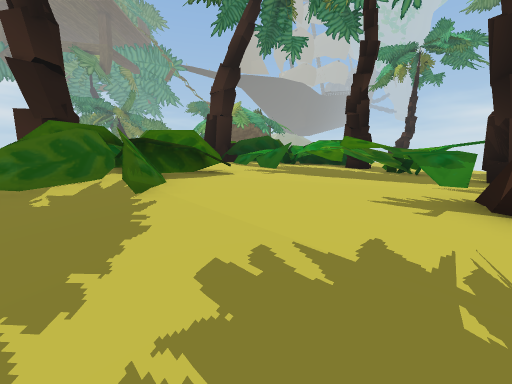
[1] (above)

24 first-person views from a walk through a 3-D level made in the Unity game engine. The camera is 1.4 m above the floor, tilts 6° down and sees 90° across. The floor is counted in squares, 1.71 m on a side. Each view is taken from the middle of a square. On the plan, view 1 faces up. The plan holds only what a view shows up to about 10 squares ahead; the rest is blank. The place goes on beyond the plan. The player character is not drawn. Some animated figures are left out.

[2]
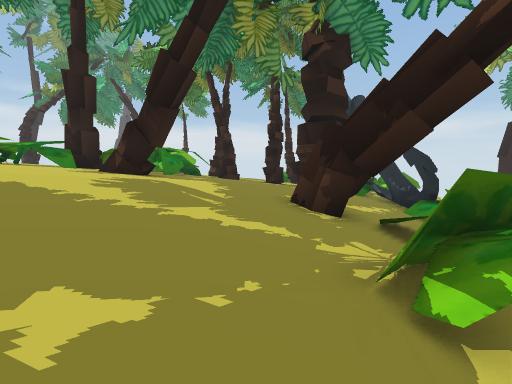

[3]
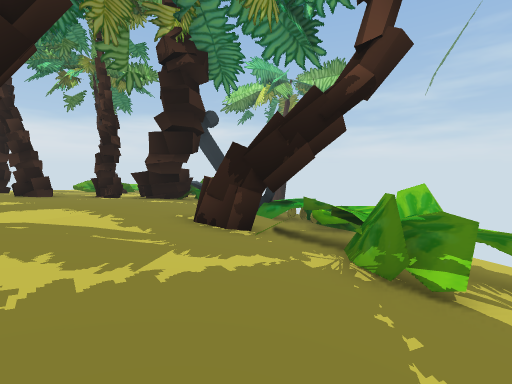

[4]
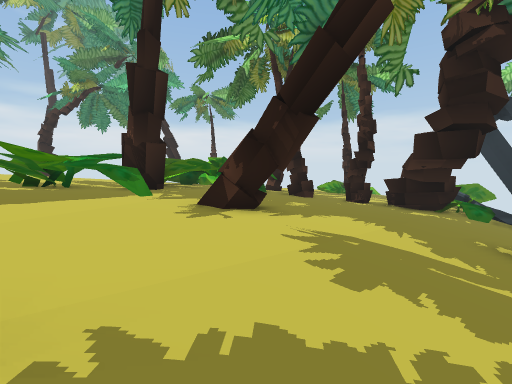

[5]
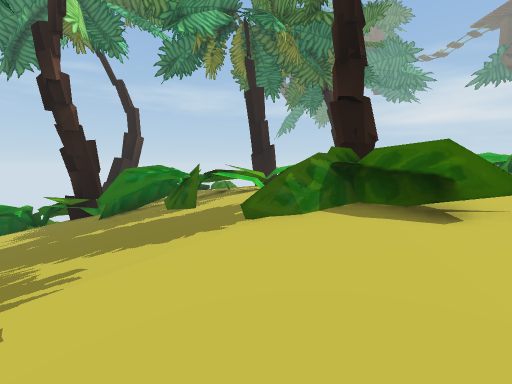

[6]
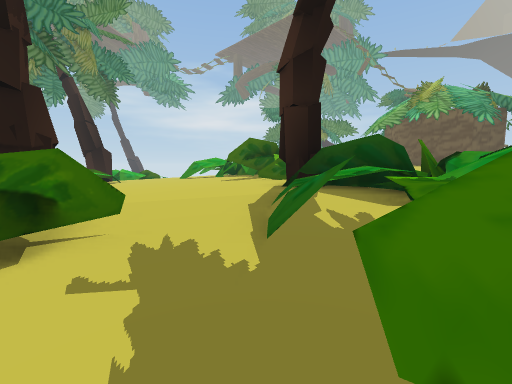

[7]
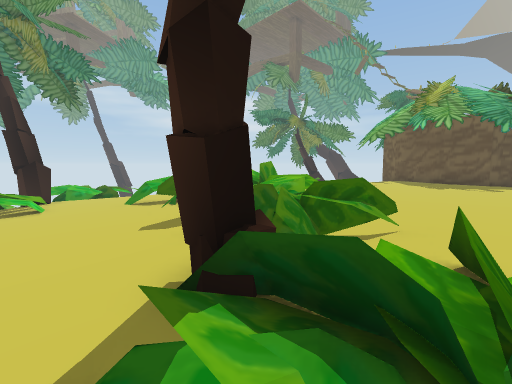

[8]
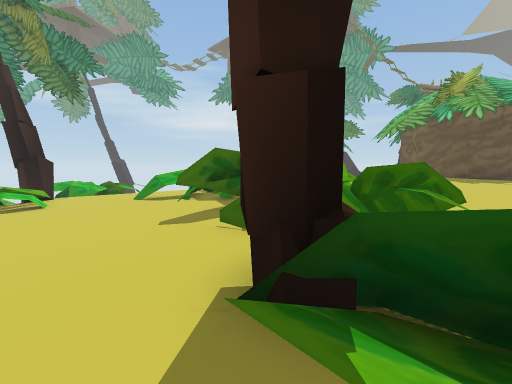

[9]
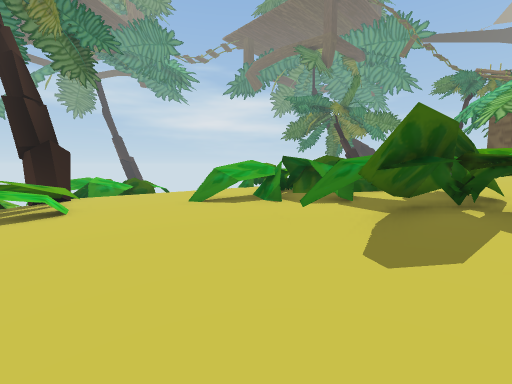

[10]
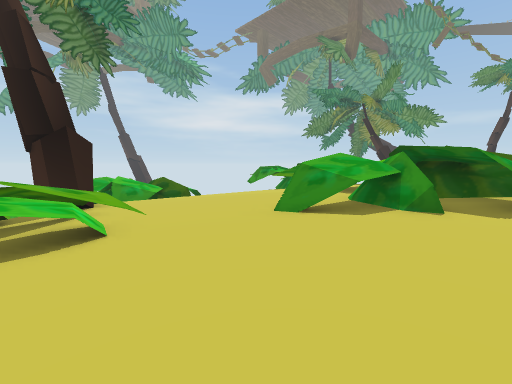

[11]
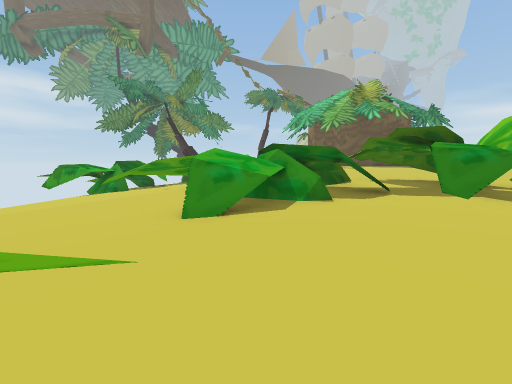

[12]
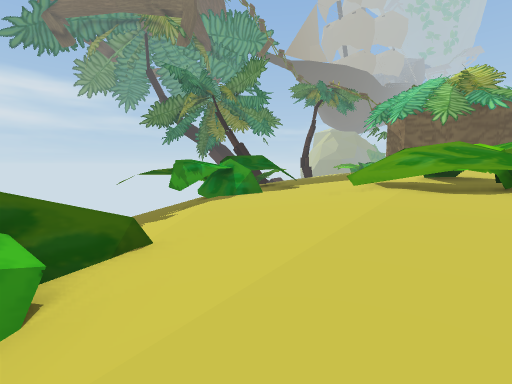

[13]
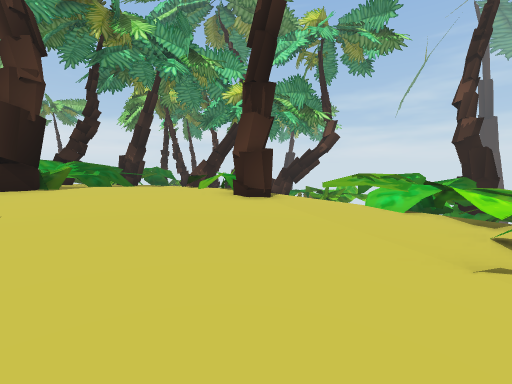

[14]
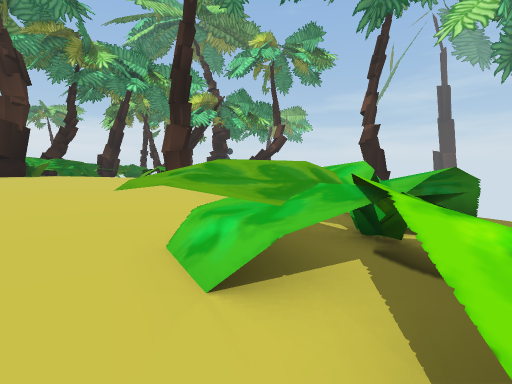

[15]
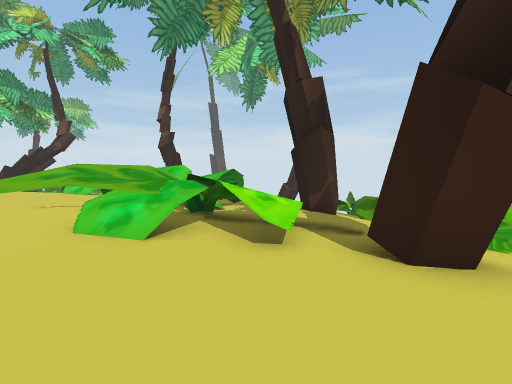

[16]
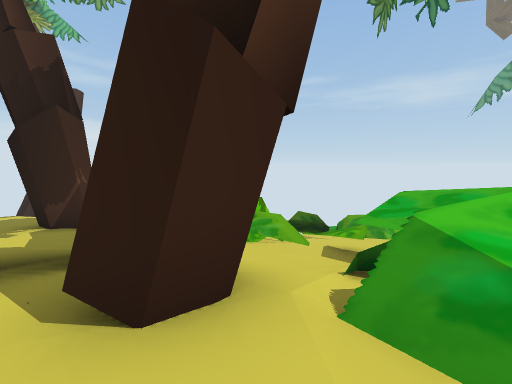

[17]
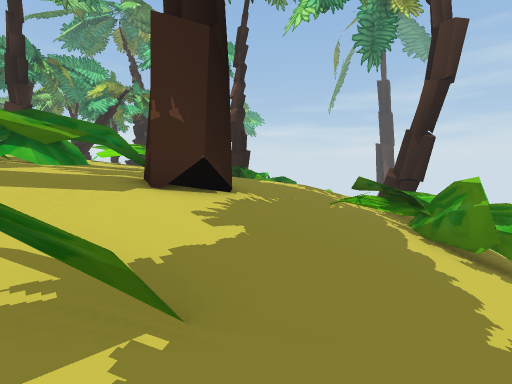

[18]
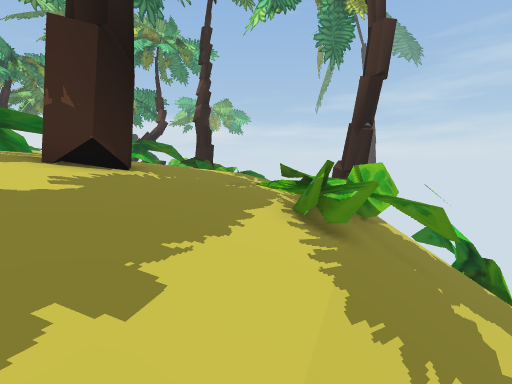

[19]
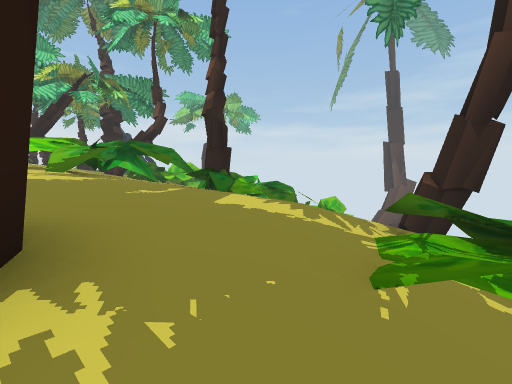

[20]
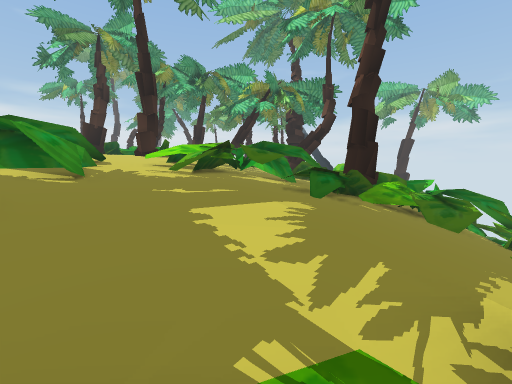

[21]
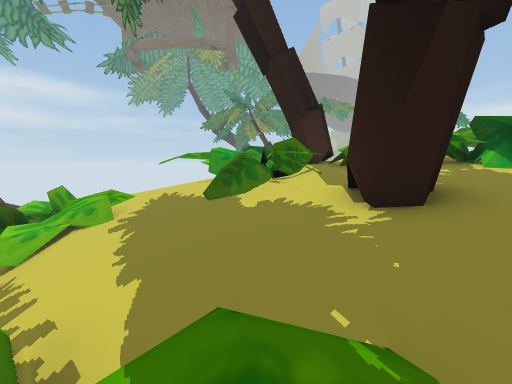

[22]
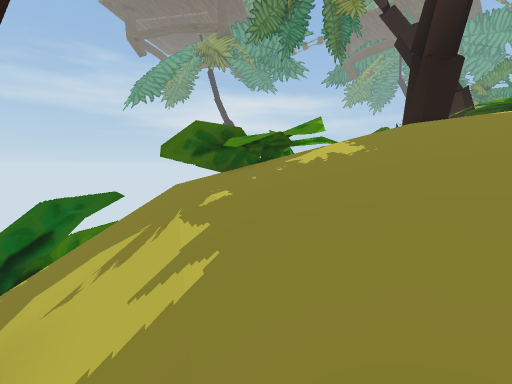

[23]
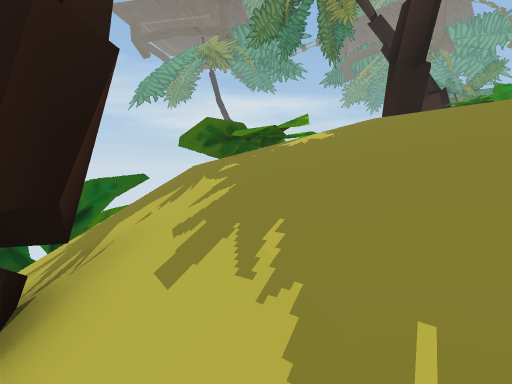

[24]
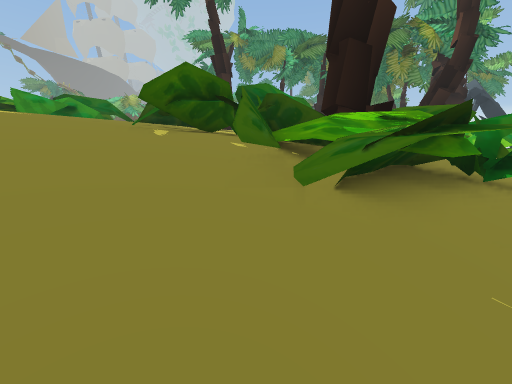

### Floor plan
Key: @ floor where view 1 was taken; # wall or solid block; x gap in a wall; . main floor; - floor 0.75 m lower than the main floor; : floor 1 m higher than the main floor; _ floor 1.5 m lower than the main floor; + floor 1.75 m higher than the main floor; < floor 2.25 m lower than the main floor; ( floor 3 m lower than the main floor; / step, stairs or slope; = window, fence, low wall or low ledge; ^ raised ledge; v drop or lower ground.
Columns run from 23 left of view 1 to 10 right of it. Each row starts with its distance up from view 1.
 21                       :::
 20        #  --.         :::
 19      <_#^==-.        ..::
 18      <__##--...   .......
 17       _^---.=    ........
 16       __---//    ........
 15        _--- =/=^.^##+....
 14       ==---##== ^^^/: ...
 13       ##=--. =##^^^/=^#..
 12       #=----.....^#^^^^.=
 11      ==/-----.....#.##=.#
 10      ####-----.......##^#
  9   (<<=######==........#####
  8 =//<<#=#^=### -........///#
  7 #(((<#=^^##.=^=-......./=/ ##
  6 #//(<#//^^^v==/--..#..#..##=#
  5  /(((<< =_ /##/---.##.#.--==##
  4  //((<<##__///-------=-------###
  3   //((<<#_____=//. /##----#-__##
  2   //=((<_____/./..____---_#__###
  1   //#x=<<____ ^^ ##____________###
  0   /^#=<(<<___^^^##^____@_______#
 -1   //#^==<<<<<=^^##^_____________
 -2   //###=///<###^^<<<<#<<##____##
 -3     #/==////(#####((<^x^# <<_##
 -4   =   //////####    ^^^ #(<<<#
 -5   #/  ///////=      (^^#^((((//
 -6   v#  ///////^^     ^# #=##=####
 -7    #  //##// ^         /=     ##

Where each view was taken, in squares from view 1:
view 1: 0 up, 0 right, facing up
view 2: 1 down, 4 left, facing right
view 3: 1 up, 3 left, facing down-right
view 4: 2 up, 2 left, facing right
view 5: 3 up, 2 right, facing left
view 6: 5 up, 2 right, facing up-left
view 7: 8 up, 1 right, facing up-left
view 8: 8 up, 0 right, facing up-left
view 9: 8 up, 4 left, facing up-left
view 10: 8 up, 7 left, facing up-left
view 11: 8 up, 9 left, facing up
view 12: 10 up, 14 left, facing up
view 13: 10 up, 9 left, facing down-right
view 14: 10 up, 13 left, facing down-right
view 15: 12 up, 13 left, facing down
view 16: 11 up, 14 left, facing down-left
view 17: 6 up, 19 left, facing down-right
view 18: 5 up, 21 left, facing down-right
view 19: 3 up, 17 left, facing down-right
view 20: 0 up, 17 left, facing right
view 21: 0 up, 17 left, facing up
view 22: 6 down, 13 left, facing up-left
view 23: 7 down, 12 left, facing up-left
view 24: 6 down, 13 left, facing up-right
